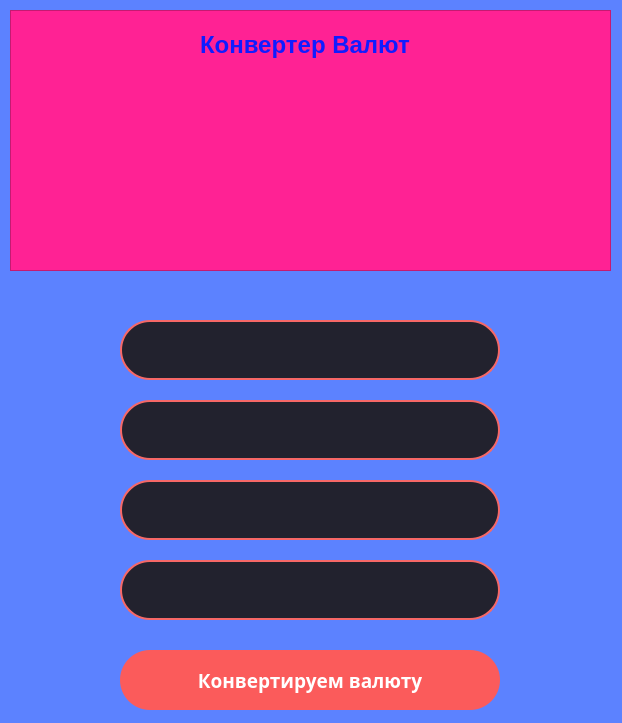
<?xml version="1.0" encoding="UTF-8"?>
<ui version="4.0">
 <class>MainWindow</class>
 <widget class="QMainWindow" name="MainWindow">
  <property name="geometry">
   <rect>
    <x>0</x>
    <y>0</y>
    <width>622</width>
    <height>723</height>
   </rect>
  </property>
  <property name="windowTitle">
   <string>MainWindow</string>
  </property>
  <property name="styleSheet">
   <string notr="true">background-color: rgb(92, 130, 255);</string>
  </property>
  <widget class="QWidget" name="centralwidget">
   <widget class="QFrame" name="frame">
    <property name="geometry">
     <rect>
      <x>10</x>
      <y>10</y>
      <width>601</width>
      <height>261</height>
     </rect>
    </property>
    <property name="styleSheet">
     <string notr="true">background-color: rgb(255, 34, 148);</string>
    </property>
    <property name="frameShape">
     <enum>QFrame::StyledPanel</enum>
    </property>
    <property name="frameShadow">
     <enum>QFrame::Raised</enum>
    </property>
    <widget class="QLabel" name="label">
     <property name="geometry">
      <rect>
       <x>190</x>
       <y>20</y>
       <width>221</width>
       <height>30</height>
      </rect>
     </property>
     <property name="font">
      <font>
       <family>Microsoft JhengHei UI</family>
       <pointsize>18</pointsize>
       <bold>true</bold>
      </font>
     </property>
     <property name="styleSheet">
      <string notr="true">color: rgb(16, 28, 255);</string>
     </property>
     <property name="text">
      <string>Конвертер Валют</string>
     </property>
    </widget>
    <widget class="QLabel" name="label_2">
     <property name="geometry">
      <rect>
       <x>60</x>
       <y>100</y>
       <width>441</width>
       <height>151</height>
      </rect>
     </property>
     <property name="text">
      <string/>
     </property>
     <property name="pixmap">
      <pixmap>Strelka.jpg</pixmap>
     </property>
    </widget>
   </widget>
   <widget class="QLineEdit" name="input_rrence">
    <property name="geometry">
     <rect>
      <x>120</x>
      <y>320</y>
      <width>380</width>
      <height>60</height>
     </rect>
    </property>
    <property name="font">
     <font>
      <family>Myanmar Text</family>
      <pointsize>16</pointsize>
      <bold>true</bold>
      <underline>true</underline>
     </font>
    </property>
    <property name="styleSheet">
     <string notr="true">background-color: #22222e;
border: 2px solid #f66867;
border-radius: 30px;
color: white</string>
    </property>
    <property name="text">
     <string/>
    </property>
    <property name="alignment">
     <set>Qt::AlignCenter</set>
    </property>
   </widget>
   <widget class="QLineEdit" name="inpunr_amount">
    <property name="geometry">
     <rect>
      <x>120</x>
      <y>400</y>
      <width>380</width>
      <height>60</height>
     </rect>
    </property>
    <property name="font">
     <font>
      <family>Myanmar Text</family>
      <pointsize>16</pointsize>
      <bold>true</bold>
      <underline>true</underline>
     </font>
    </property>
    <property name="styleSheet">
     <string notr="true">background-color: #22222e;
border: 2px solid #f66867;
border-radius: 30px;
color: white</string>
    </property>
    <property name="text">
     <string/>
    </property>
    <property name="alignment">
     <set>Qt::AlignCenter</set>
    </property>
   </widget>
   <widget class="QLineEdit" name="output">
    <property name="geometry">
     <rect>
      <x>120</x>
      <y>480</y>
      <width>380</width>
      <height>60</height>
     </rect>
    </property>
    <property name="font">
     <font>
      <family>Myanmar Text</family>
      <pointsize>16</pointsize>
      <bold>true</bold>
      <underline>true</underline>
     </font>
    </property>
    <property name="styleSheet">
     <string notr="true">background-color: #22222e;
border: 2px solid #f66867;
border-radius: 30px;
color: white</string>
    </property>
    <property name="text">
     <string/>
    </property>
    <property name="alignment">
     <set>Qt::AlignCenter</set>
    </property>
   </widget>
   <widget class="QLineEdit" name="input_amount">
    <property name="geometry">
     <rect>
      <x>120</x>
      <y>560</y>
      <width>380</width>
      <height>60</height>
     </rect>
    </property>
    <property name="font">
     <font>
      <family>Myanmar Text</family>
      <pointsize>16</pointsize>
      <bold>true</bold>
      <underline>true</underline>
     </font>
    </property>
    <property name="styleSheet">
     <string notr="true">background-color: #22222e;
border: 2px solid #f66867;
border-radius: 30px;
color: white</string>
    </property>
    <property name="text">
     <string/>
    </property>
    <property name="alignment">
     <set>Qt::AlignCenter</set>
    </property>
   </widget>
   <widget class="QPushButton" name="pushButton">
    <property name="geometry">
     <rect>
      <x>120</x>
      <y>650</y>
      <width>380</width>
      <height>60</height>
     </rect>
    </property>
    <property name="font">
     <font>
      <family>Rockwell Extra Bold</family>
      <pointsize>14</pointsize>
      <bold>true</bold>
     </font>
    </property>
    <property name="layoutDirection">
     <enum>Qt::LeftToRight</enum>
    </property>
    <property name="styleSheet">
     <string notr="true">QPushButton{
	color: white;
	background-color: #fb5b5b;
	border-radius: 30;
}

QPushButton:pressed {
	background-color: #fa4244
}
	</string>
    </property>
    <property name="text">
     <string>Конвертируем валюту</string>
    </property>
   </widget>
  </widget>
 </widget>
 <resources/>
 <connections/>
</ui>
